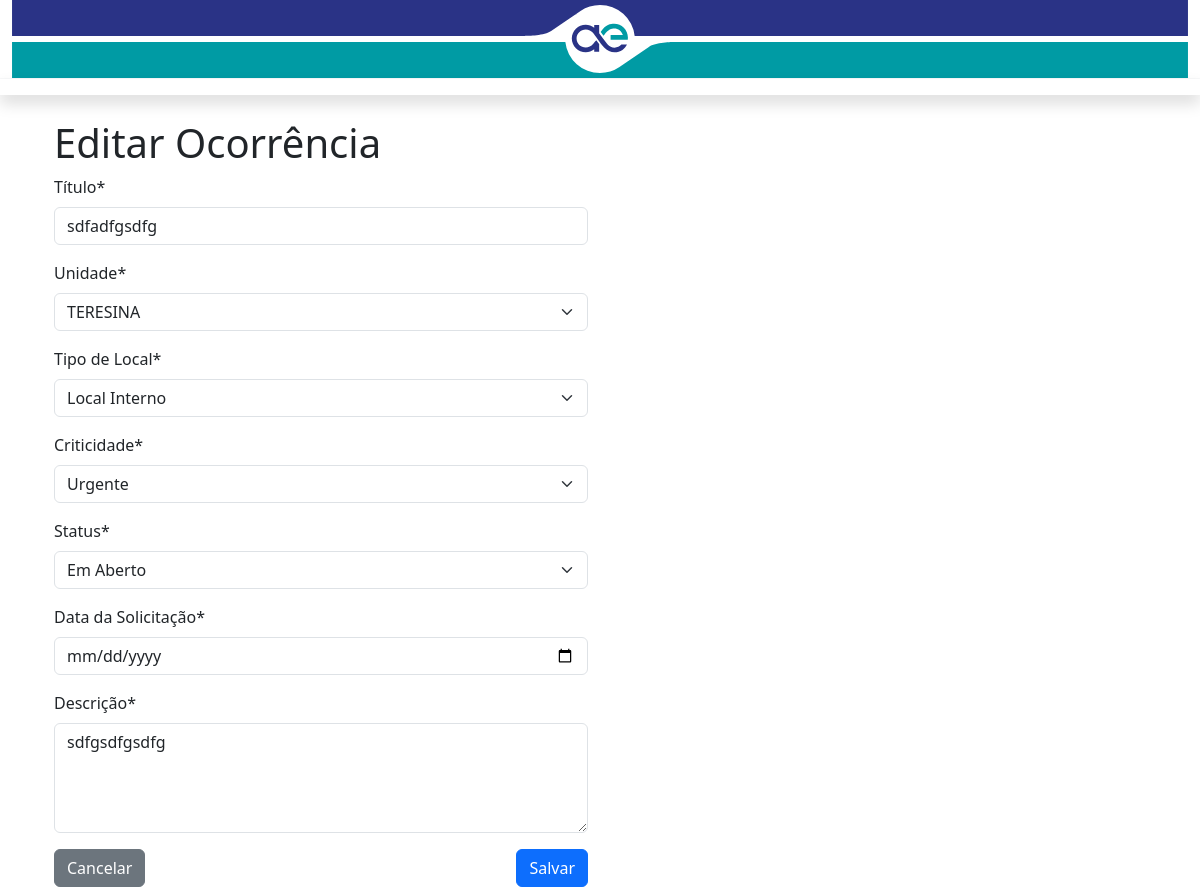
Page /editar/17/ on the earlier database version.
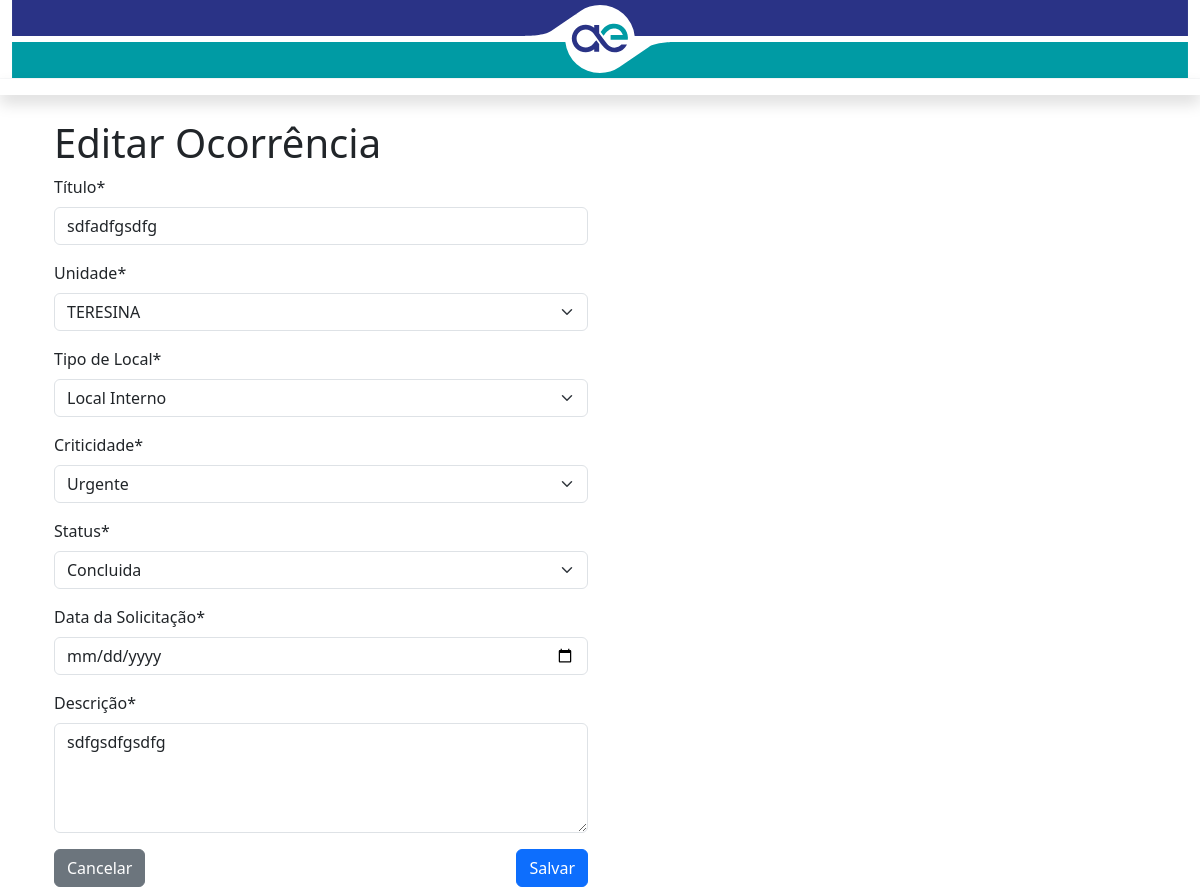
Same page on the later database version.
### plantao_coi/models.py (models this page shows, shortened)
class Ocorrencia(models.Model):
    EM_ABERTO = 'EM_ABERTO'
    CONCLUIDA = 'CONCLUIDA'
    CANCELADA = 'CANCELADA'
    STATUS_CHOICES = (
        (EM_ABERTO, 'Em Aberto'),
        (CONCLUIDA, 'Concluida'),
        (CANCELADA, 'Cancelada'),
    )
    unidade = models.ForeignKey(
        Unidade,
        on_delete=models.CASCADE,
        related_name="ocorrencias"
    )
    local_interno = models.ForeignKey(
        'LocalInterno',
        on_delete=models.CASCADE,
        null=True,
        blank=True,
        related_name="ocorrencias_internas",
        verbose_name="Local Interno"
    )
    local_externo = models.ForeignKey(
        'LocalExterno',
        on_delete=models.CASCADE,
        null=True,
        blank=False,
        related_name="ocorrencias_externas",
        verbose_name="Local Externo"
    )
    ordem_de_servico = models.CharField('OS', max_length=13)
    titulo = models.CharField(max_length=30, verbose_name="Título")
    data_solicitacao = models.DateTimeField(
        null=False, blank=False, verbose_name='Data da Solicitação'
    )
    descricao = models.TextField('Descrição', blank=False, null=False)
    criticidade = models.CharField(
        max_length=20,
        blank=False,
        choices=[
            ('NORMAL', 'Normal'),
            ('URGENTE', 'Urgente'),
            ('EMERGENCIAL', 'Emergencial')
        ],
        verbose_name="Criticidade",
        default="NORMAL"
    )
    status = models.CharField(
        'Status',
        max_length=10,
        choices=STATUS_CHOICES,
        default=EM_ABERTO,
    )

### plantao_coi/views.py (the view)
# urls.py: path('editar/<int:ocorrencia_id>/', editar_ocorrencia, name='editar_ocorrencia'),
def editar_ocorrencia(request, ocorrencia_id):
    ocorrencia = get_object_or_404(Ocorrencia, id=ocorrencia_id)
    if request.method == 'POST':
        form = OcorrenciaForm(request.POST, instance=ocorrencia)
        if form.is_valid():
            form.save()
            messages.success(request, f'Ocorrência {ocorrencia.id} editada com sucesso!')
            return redirect('lista_ocorrencia')
    else:
        form = OcorrenciaForm(instance=ocorrencia)
    return render(request, 'ocorrencia/editar_ocorrencia.html', {'form': form})

### plantao_coi/models.py (called while the page is built)
    def __str__(self):
        return self.nome

    def __str__(self):
        return self.nome

    def __str__(self):
        return self.codigo

### plantao_coi/templates/ocorrencia/editar_ocorrencia.html (shortened to what this page needs)
{% extends 'ocorrencia/modelo.html' %}
{% load static %}
{% load crispy_forms_tags %}
{% block conteudo %}
<div class="container mt-4">
  <h1>Editar Ocorrência</h1>
  <div class="row">
    <div class="col-6">
      <form method="post">
        {{ form.titulo|as_crispy_field }}
        {{ form.unidade|as_crispy_field }}
        {{ form.tipo_local|as_crispy_field }}
        {{ form.criticidade|as_crispy_field }}
        {{ form.status|as_crispy_field }}
        {{ form.data_solicitacao|as_crispy_field }}
        {{ form.descricao|as_crispy_field }}
        <div class="d-flex justify-content-between mt-3">
          <a href="{% url 'lista_ocorrencia' %}" class="btn btn-secondary">Cancelar</a>
          <button type="submit" class="btn btn-primary">Salvar</button>
        </div>
      </form>
    </div>
  </div>
</div>
{% endblock %}

Differences in the rows shown:
changed Ocorrencia "sdfadfgsdfg": status "Em Aberto" → "Concluida"
